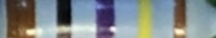
#> input picture test/cropped_resistor_1.jpg, 216 x 38 px
$ python test.py
#> lines starting #> are read from the running program, lines starting #| are printed output that depends on the picture
import imageio
import matplotlib.pyplot as plt
import numpy as np
from sklearn import svm
import cv2


def GetMostPopulatedRegion(bins, counts):
    imax = np.argmax(counts)
    binWidth = np.gradient(bins)[0]
    lo = bins[imax] - binWidth/2.0
    hi = bins[imax] + binWidth/2.0
    return lo, hi


def open_image(filename):
#> called with filename = 'cropped_resistor_1.jpg'
    img = cv2.imread(filename)
#> img is the input picture: shape (38, 216, 3); mean B, G, R 137.7, 136, 128.4
    return img


filename = "cropped_resistor_1.jpg"
bgr_resistor_img = open_image(filename)
rgb_resistor_img = cv2.cvtColor(bgr_resistor_img, cv2.COLOR_BGR2RGB)

# красный, зеленый и синий цвета
red = rgb_resistor_img[:,:,0]
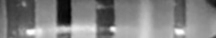
#> red: shape (38, 216); min 2, max 255, mean 128.4
green = rgb_resistor_img[:,:,1]
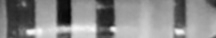
#> green: shape (38, 216); min 4, max 249, mean 136
blue = rgb_resistor_img[:,:,2]
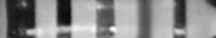
#> blue: shape (38, 216); min 8, max 253, mean 137.7

# среднее в поперечном направлении
red_mean = red.mean(axis = 0)
#> red_mean = 216 values, max 185.4 at index 145, min 54.71 at index 68, mean 128.4
green_mean = green.mean(axis = 0)
#> green_mean = 216 values, max 187.8 at index 145, min 51.97 at index 108, mean 136
blue_mean = blue.mean(axis = 0)
#> blue_mean = 216 values, max 205.8 at index 93, min 31.45 at index 16, mean 137.7

grayscale = red_mean * 0.2989 + green_mean * 0.5870 + blue_mean * 0.1140
#> grayscale = 216 values, max 179.9 at index 93, min 53.96 at index 68, mean 133.9

grad = np.abs(np.gradient(grayscale))
#> grad = 216 values, max 37.24 at index 71, min 0.00601 at index 130, mean 4.32
length = np.linspace(0, 1, len(grayscale))
#> length = 216 values from 0 to 1

plt.clf()
counts, bins, bars = plt.hist(grayscale, bins=7)
#> counts = [32, 17, 15, 10, 21, 34, 87]; bins = [53.96, 71.94, 89.93, 107.9, 125.9, 143.9, 161.9, 179.9]; bars = 7 items
print(bins, counts, bars)
#> (printed output is left out)
plt.show()
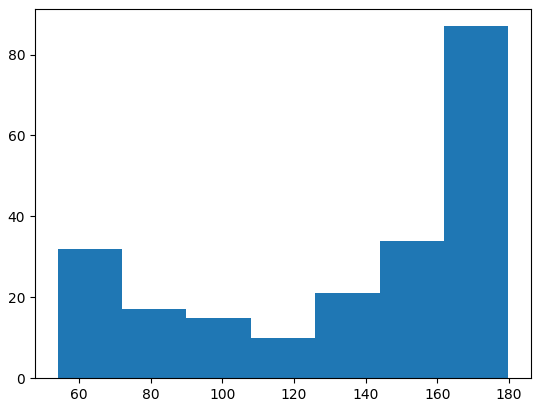
#> figure drawn by matplotlib, 1 panel; tallest bar 87 high, from x = 161.9 to 179.9

lo1, hi1 = GetMostPopulatedRegion(bins, counts)
#> in GetMostPopulatedRegion, `imax = np.argmax(counts)`: imax = 6
#> in GetMostPopulatedRegion, `binWidth = np.gradient(bins)[0]`: binWidth = 17.99
#> in GetMostPopulatedRegion, `lo = bins[imax] - binWidth/2.0`: lo = 152.9
#> in GetMostPopulatedRegion, `hi = bins[imax] + binWidth/2.0`: hi = 170.9
#> lo1 = 152.9; hi1 = 170.9

counts2, bins2, bars2 = plt.hist(grad, bins=5)
#> counts2 = [180, 14, 12, 7, 3]; bins2 = [0.00601, 7.45, 14.9, 22.35, 29.8, 37.24]; bars2 = 5 items
lo2, hi2 = GetMostPopulatedRegion(bins2, counts2)
#> lo2 = -3.72; hi2 = 3.73

ix = ((grayscale < lo1) | (grayscale > hi1)) & (grad < max(grad)*0.2)

plt.clf()
plt.subplot(2, 1, 1)
plt.scatter(length[ix], grayscale[ix])
plt.subplot(2, 1, 2)
plt.imshow(rgb_resistor_img)
plt.show()
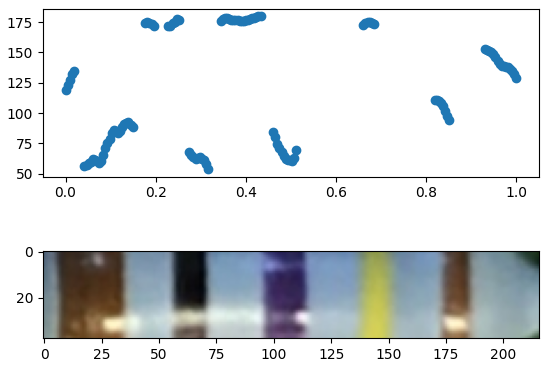
#> figure drawn by matplotlib, 2 panels

$ run again, with test/cropped_resistor_4.jpg copied over test/cropped_resistor_1.jpg
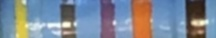
#> input picture test/cropped_resistor_4.jpg, 216 x 38 px
#> in open_image, img is the input picture: shape (38, 216, 3); mean B, G, R 149.4, 135.2, 125.5
#> red_mean = 216 values, max 208.8 at index 140, min 53.71 at index 188, mean 125.5
#> green_mean = 216 values, max 189.3 at index 24, min 44.37 at index 188, mean 135.2
#> blue_mean = 216 values, max 201.5 at index 57, min 37.74 at index 189, mean 149.4
#> grayscale = 216 values, max 180.7 at index 24, min 46.99 at index 188, mean 133.9
#> grad = 216 values, max 33.71 at index 185, min 0.000816 at index 93, mean 3.73
#> length = 216 values from 0 to 1
#> counts = [5, 6, 23, 22, 56, 86, 18]; bins = [46.99, 66.08, 85.18, 104.3, 123.4, 142.5, 161.6, 180.7]; bars = 7 items
#> (printed output is left out)
#> `plt.show()`:
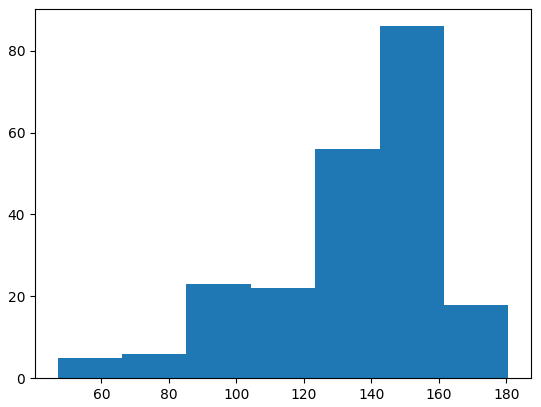
#> figure drawn by matplotlib, 1 panel; tallest bar 86 high, from x = 142.5 to 161.6
#> imax = 5
#> binWidth = 19.1
#> lo = 132.9
#> hi = 152
#> lo1 = 132.9; hi1 = 152
#> counts2 = [180, 22, 8, 3, 3]; bins2 = [0.000816, 6.74, 13.48, 20.23, 26.97, 33.71]; bars2 = 5 items
#> lo2 = -3.37; hi2 = 3.37
#> `plt.show()`:
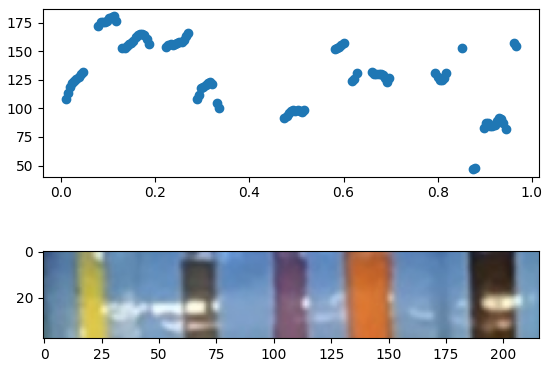
#> figure drawn by matplotlib, 2 panels
